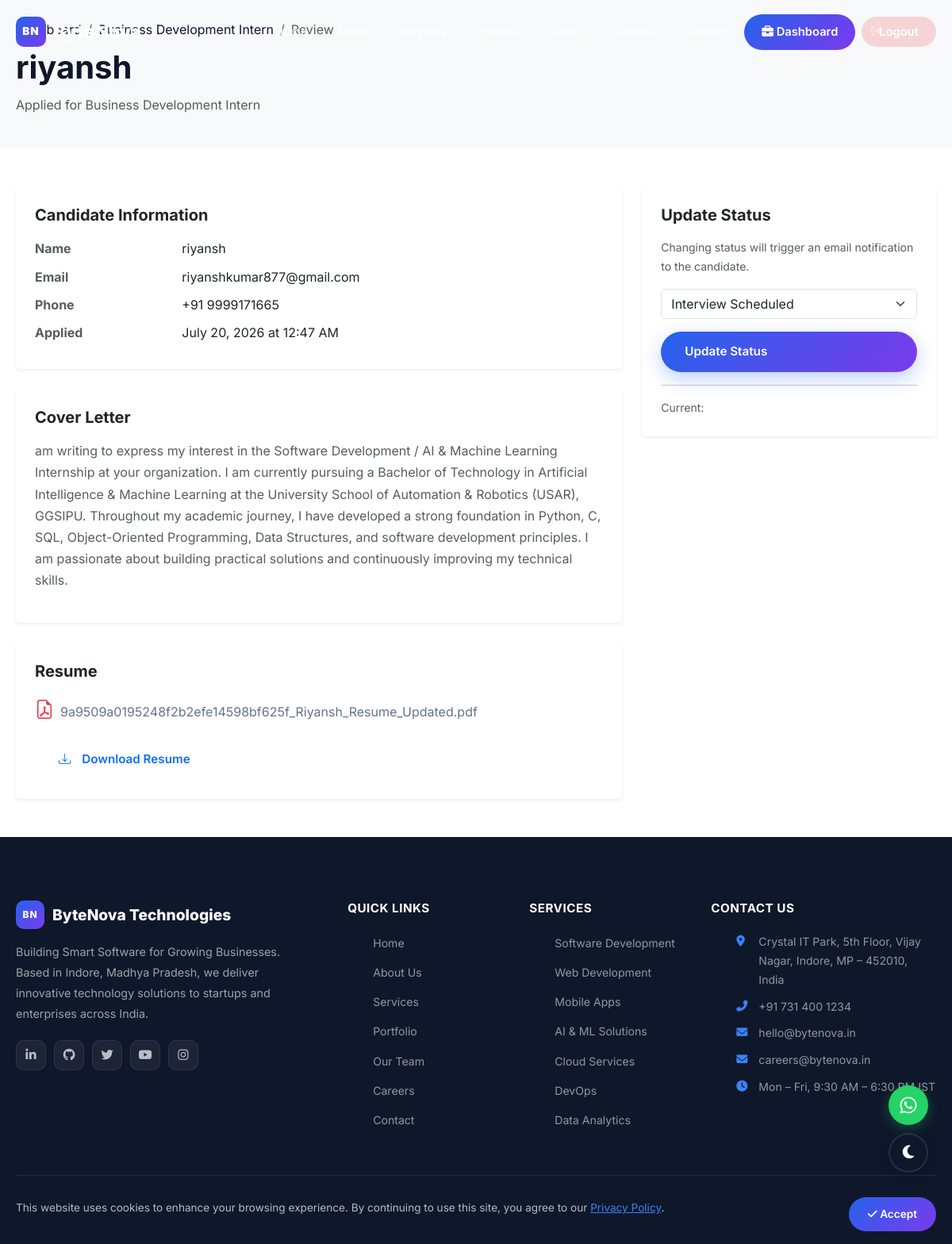
/recruiter/applications/1 (signed in), run on the app's committed database.
### app/models.py (models this page shows, shortened)
class Job(db.Model):
    __tablename__ = "jobs"
    id = db.Column(db.Integer, primary_key=True)
    title = db.Column(db.String(150), nullable=False)
    department = db.Column(db.String(80), nullable=False)
    location = db.Column(db.String(100), nullable=False)
    job_type = db.Column(db.String(30), nullable=False)  # Full-time, Remote, etc.
    description = db.Column(db.Text, nullable=False)
    requirements = db.Column(db.Text, nullable=False)
    salary_range = db.Column(db.String(60))
    is_active = db.Column(db.Boolean, default=True)
    posted_by = db.Column(db.Integer, db.ForeignKey("users.id"), nullable=False)
    created_at = db.Column(db.DateTime, default=_utcnow)
    updated_at = db.Column(db.DateTime, default=_utcnow, onupdate=_utcnow)
    applications = db.relationship("Application", backref="job", lazy="dynamic")

class User(UserMixin, db.Model):
    __tablename__ = "users"
    id = db.Column(db.Integer, primary_key=True)
    email = db.Column(db.String(120), unique=True, nullable=False, index=True)
    password_hash = db.Column(db.String(256), nullable=False)
    full_name = db.Column(db.String(100), nullable=False)
    role = db.Column(db.String(20), nullable=False, default="candidate")  # candidate | recruiter | admin
    phone = db.Column(db.String(20))
    is_active = db.Column(db.Boolean, default=True)
    created_at = db.Column(db.DateTime, default=_utcnow)
    applications = db.relationship("Application", backref="candidate", lazy="dynamic")
    posted_jobs = db.relationship("Job", backref="recruiter", lazy="dynamic")
    @property
    def is_admin(self) -> bool:
        return self.role == "admin"
    @property
    def is_recruiter(self) -> bool:
        return self.role == "recruiter"

class Application(db.Model):
    __tablename__ = "applications"
    STATUS_CHOICES = [
        "submitted",
        "under_review",
        "interview",
        "offered",
        "rejected",
    ]
    id = db.Column(db.Integer, primary_key=True)
    candidate_id = db.Column(db.Integer, db.ForeignKey("users.id"), nullable=False)
    job_id = db.Column(db.Integer, db.ForeignKey("jobs.id"), nullable=False)
    resume_filename = db.Column(db.String(255), nullable=False)
    cover_letter = db.Column(db.Text)
    status = db.Column(db.String(30), default="submitted")
    applied_at = db.Column(db.DateTime, default=_utcnow)
    updated_at = db.Column(db.DateTime, default=_utcnow, onupdate=_utcnow)
    __table_args__ = (
        db.UniqueConstraint("candidate_id", "job_id", name="unique_candidate_job"),
    )
    @property
    def status_label(self) -> str:
        labels = {
            "submitted": "Submitted",
            "under_review": "Under Review",
            "interview": "Interview Scheduled",
            "offered": "Offer Extended",
            "rejected": "Not Selected",
        }
        return labels.get(self.status, self.status.title())

### app/routes/recruiter.py (the view, shortened to what this page needs)
@recruiter_bp.route("/applications/<int:app_id>", methods=["GET", "POST"])
@login_required
@role_required("recruiter")
def review_application(app_id):
    application = db.session.get(Application, app_id)
    if not application or application.job.posted_by != current_user.id:
        abort(404)
    return render_template(
        "recruiter/review_application.html",
        application=application,
        status_choices=Application.STATUS_CHOICES,
    )

### app/utils.py (called while the page is built)
def role_required(*roles):
    def decorator(view_func):
        from functools import wraps
        from flask import abort
        @wraps(view_func)
        def wrapped(*args, **kwargs):
            if not current_user.is_authenticated:
                abort(401)
            if current_user.role not in roles:
                abort(403)
            return view_func(*args, **kwargs)
        return wrapped
    return decorator

### app/templates/recruiter/review_application.html (shortened to what this page needs)
{% extends "base.html" %}
{% block content %}
<section class="dashboard-header py-4 bg-light">
    <div class="container">
        <nav aria-label="breadcrumb">
            <ol class="breadcrumb mb-2">
                <li class="breadcrumb-item"><a href="{{ url_for('recruiter.dashboard') }}">Dashboard</a></li>
                <li class="breadcrumb-item"><a href="{{ url_for('recruiter.job_applications', job_id=application.job.id) }}">{{ application.job.title }}</a></li>
                <li class="breadcrumb-item active">Review</li>
            </ol>
        </nav>
        <h1 class="fw-bold">{{ application.candidate.full_name }}</h1>
        <p class="text-muted">Applied for {{ application.job.title }}</p>
    </div>
</section>
<section class="py-5">
    <div class="container">
        <div class="row g-4">
            <div class="col-lg-8">
                <div class="card border-0 shadow-sm mb-4">
                    <div class="card-body p-4">
                        <h5 class="fw-bold mb-3">Candidate Information</h5>
                        <dl class="row mb-0">
                            <dt class="col-sm-3 text-muted">Name</dt>
                            <dd class="col-sm-9">{{ application.candidate.full_name }}</dd>
                            <dt class="col-sm-3 text-muted">Email</dt>
                            <dd class="col-sm-9">{{ application.candidate.email }}</dd>
                            <dt class="col-sm-3 text-muted">Phone</dt>
                            <dd class="col-sm-9">{{ application.candidate.phone or 'Not provided' }}</dd>
                            <dt class="col-sm-3 text-muted">Applied</dt>
                            <dd class="col-sm-9">{{ application.applied_at.strftime('%B %d, %Y at %I:%M %p') }}</dd>
                        </dl>
                    </div>
                </div>
                {% if application.cover_letter %}
                <div class="card border-0 shadow-sm mb-4">
                    <div class="card-body p-4">
                        <h5 class="fw-bold mb-3">Cover Letter</h5>
                        <p class="text-muted">{{ application.cover_letter }}</p>
                    </div>
                </div>
                {% endif %}
                <div class="card border-0 shadow-sm">
                    <div class="card-body p-4">
                        <h5 class="fw-bold mb-3">Resume</h5>
                        <p><i class="bi bi-file-earmark-pdf text-danger fs-4 me-2"></i>{{ application.resume_filename }}</p>
                        <a href="{{ url_for('static', filename='uploads/resumes/' + application.resume_filename) }}" class="btn btn-outline-primary" target="_blank">
                            <i class="bi bi-download me-1"></i>Download Resume
                        </a>
                    </div>
                </div>
            </div>
            <div class="col-lg-4">
                <div class="card border-0 shadow-sm">
                    <div class="card-body p-4">
                        <h5 class="fw-bold mb-3">Update Status</h5>
                        <p class="text-muted small mb-3">Changing status will trigger an email notification to the candidate.</p>
                        <form method="POST">
                            <div class="mb-3">
                                <select class="form-select" name="status">
                                    {% for status in status_choices %}
                                    <option value="{{ status }}" {% if application.status == status %}selected{% endif %}>
                                        {% if status == 'submitted' %}Submitted
                                        {% elif status == 'under_review' %}Under Review
                                        {% elif status == 'interview' %}Interview Scheduled
                                        {% elif status == 'offered' %}Offer Extended
                                        {% elif status == 'rejected' %}Not Selected
                                        {% endif %}
                                    </option>
                                    {% endfor %}
                                </select>
                            </div>
                            <button type="submit" class="btn btn-primary w-100">Update Status</button>
                        </form>
                        <hr>
                        <p class="small text-muted mb-0">Current: <span class="badge status-badge status-{{ application.status }}">{{ application.status_label }}</span></p>
                    </div>
                </div>
            </div>
        </div>
    </div>
</section>
{% endblock %}

### app/static/css/style.css (style rules this page uses)
:root { --bn-primary: #2563eb; --bn-primary-dark: #1d4ed8; --bn-primary-light: #3b82f6; --bn-secondary: #7c3aed; --bn-secondary-light: #8b5cf6; --bn-accent: #06b6d4; --bn-gradient-1: linear-gradient(135deg, #2563eb, #7c3aed); --bn-gradient-2: linear-gradient(135deg, #06b6d4, #2563eb); --bn-gradient-3: linear-gradient(135deg, #7c3aed, #ec4899); --bn-dark: #0f172a; --bn-dark-2: #1e293b; --bn-gray: #64748b; --bn-light: #f8fafc; --bn-white: #ffffff; --bn-shadow: 0 4px 24px rgba(37, 99, 235, 0.12); --bn-shadow-lg: 0 12px 48px rgba(37, 99, 235, 0.18); --bn-radius: 16px; --bn-radius-sm: 8px; --bn-transition: all 0.3s cubic-bezier(0.4, 0, 0.2, 1); --font-primary: 'Inter', -apple-system, BlinkMacSystemFont, 'Segoe UI', sans-serif; }
*, *::before, *::after { box-sizing: border-box; margin: 0; padding: 0; }
html { scroll-behavior: smooth; font-size: 16px; }
body { font-family: var(--font-primary); color: var(--bn-dark); background: var(--bn-white); line-height: 1.7; overflow-x: hidden; -webkit-font-smoothing: antialiased; }
a { text-decoration: none; color: inherit; transition: var(--bn-transition); }
h1, h2, h3, h4, h5, h6 { line-height: 1.3; font-weight: 700; }
p { color: var(--bn-gray); }
.container { max-width: 1200px; margin: 0 auto; padding: 0 20px; }
.btn { display: inline-flex; align-items: center; gap: 10px; padding: 14px 30px; border-radius: 50px; font-weight: 600; font-size: 0.95rem; border: none; cursor: pointer; transition: var(--bn-transition); text-decoration: none; }
.btn-primary { background: var(--bn-gradient-1); color: white; box-shadow: 0 8px 24px rgba(37, 99, 235, 0.3); }

### data on the page
Job: job "Business Development Intern"
User: candidate.full_name "riyansh", candidate.email "riyanshkumar877@gmail.com", candidate "+91 9999171665"
Application: applied_at "July 20, 2026 at 12:47 AM", cover_letter "am writing to express my interest in the Software Development / AI & Machine Learning Internship at your organization. I am currently pursuing a Bachelor of Technology in Artificial Intelligence & Machine Learning at the University School of Automation & Robotics (USAR), GGSIPU. Throughout my academic journey, I have developed a strong foundation in Python, C, SQL, Object-Oriented Programming, Data Structures, and software development principles. I am passionate about building practical solutions and continuously improving my technical skills.", resume_filename "9a9509a0195248f2b2efe14598bf625f_Riyansh_Resume_Updated.pdf", status "Interview Scheduled"
